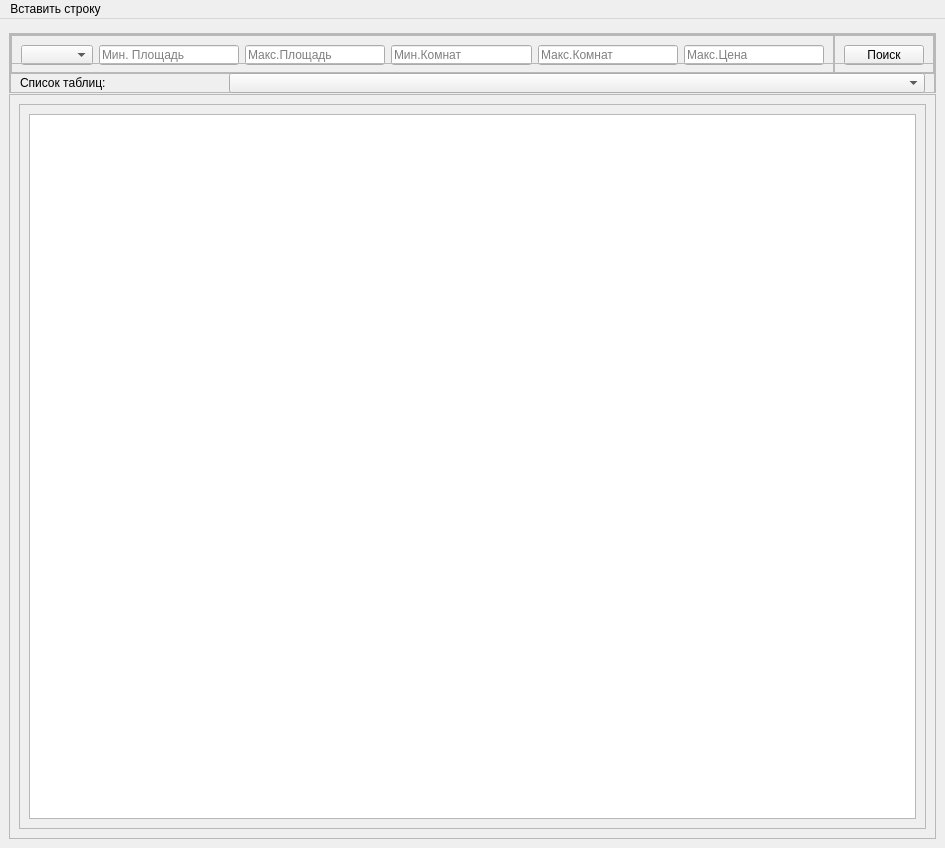
<?xml version="1.0" encoding="UTF-8"?>
<ui version="4.0">
 <class>MainWindow</class>
 <widget class="QMainWindow" name="MainWindow">
  <property name="geometry">
   <rect>
    <x>0</x>
    <y>0</y>
    <width>945</width>
    <height>848</height>
   </rect>
  </property>
  <property name="minimumSize">
   <size>
    <width>700</width>
    <height>0</height>
   </size>
  </property>
  <property name="windowTitle">
   <string>Поиск Недвижимости</string>
  </property>
  <property name="windowIcon">
   <iconset>
    <normaloff>res/icon.png</normaloff>res/icon.png</iconset>
  </property>
  <property name="styleSheet">
   <string notr="true"/>
  </property>
  <widget class="QWidget" name="centralwidget">
   <layout class="QVBoxLayout" name="verticalLayout">
    <item>
     <widget class="QFrame" name="header">
      <property name="minimumSize">
       <size>
        <width>0</width>
        <height>60</height>
       </size>
      </property>
      <property name="maximumSize">
       <size>
        <width>16777215</width>
        <height>50</height>
       </size>
      </property>
      <property name="styleSheet">
       <string notr="true"/>
      </property>
      <property name="frameShape">
       <enum>QFrame::StyledPanel</enum>
      </property>
      <property name="frameShadow">
       <enum>QFrame::Raised</enum>
      </property>
      <layout class="QVBoxLayout" name="verticalLayout_3">
       <property name="spacing">
        <number>0</number>
       </property>
       <property name="leftMargin">
        <number>0</number>
       </property>
       <property name="topMargin">
        <number>0</number>
       </property>
       <property name="rightMargin">
        <number>0</number>
       </property>
       <property name="bottomMargin">
        <number>0</number>
       </property>
       <item>
        <widget class="QFrame" name="frame_2">
         <property name="minimumSize">
          <size>
           <width>0</width>
           <height>40</height>
          </size>
         </property>
         <property name="frameShape">
          <enum>QFrame::StyledPanel</enum>
         </property>
         <property name="frameShadow">
          <enum>QFrame::Raised</enum>
         </property>
         <layout class="QHBoxLayout" name="horizontalLayout_2" stretch="0,0">
          <property name="spacing">
           <number>0</number>
          </property>
          <property name="leftMargin">
           <number>0</number>
          </property>
          <property name="topMargin">
           <number>0</number>
          </property>
          <property name="rightMargin">
           <number>0</number>
          </property>
          <property name="bottomMargin">
           <number>0</number>
          </property>
          <item>
           <widget class="QFrame" name="search">
            <property name="sizePolicy">
             <sizepolicy hsizetype="Preferred" vsizetype="Expanding">
              <horstretch>0</horstretch>
              <verstretch>0</verstretch>
             </sizepolicy>
            </property>
            <property name="frameShape">
             <enum>QFrame::StyledPanel</enum>
            </property>
            <property name="frameShadow">
             <enum>QFrame::Raised</enum>
            </property>
            <layout class="QHBoxLayout" name="horizontalLayout_3">
             <item>
              <widget class="QComboBox" name="cityComboBox">
               <property name="minimumSize">
                <size>
                 <width>0</width>
                 <height>20</height>
                </size>
               </property>
              </widget>
             </item>
             <item>
              <widget class="QLineEdit" name="minAreaLineEdit">
               <property name="minimumSize">
                <size>
                 <width>0</width>
                 <height>20</height>
                </size>
               </property>
               <property name="maximumSize">
                <size>
                 <width>16777215</width>
                 <height>16777215</height>
                </size>
               </property>
               <property name="inputMask">
                <string/>
               </property>
               <property name="text">
                <string/>
               </property>
               <property name="placeholderText">
                <string>Мин. Площадь</string>
               </property>
              </widget>
             </item>
             <item>
              <widget class="QLineEdit" name="maxAreaLineEdit">
               <property name="minimumSize">
                <size>
                 <width>0</width>
                 <height>20</height>
                </size>
               </property>
               <property name="maximumSize">
                <size>
                 <width>16777215</width>
                 <height>16777215</height>
                </size>
               </property>
               <property name="placeholderText">
                <string>Макс.Площадь</string>
               </property>
              </widget>
             </item>
             <item>
              <widget class="QLineEdit" name="minRoomsLineEdit">
               <property name="minimumSize">
                <size>
                 <width>0</width>
                 <height>20</height>
                </size>
               </property>
               <property name="maximumSize">
                <size>
                 <width>16777215</width>
                 <height>16777215</height>
                </size>
               </property>
               <property name="placeholderText">
                <string>Мин.Комнат</string>
               </property>
              </widget>
             </item>
             <item>
              <widget class="QLineEdit" name="maxRoomsLineEdit">
               <property name="minimumSize">
                <size>
                 <width>0</width>
                 <height>20</height>
                </size>
               </property>
               <property name="maximumSize">
                <size>
                 <width>16777215</width>
                 <height>16777215</height>
                </size>
               </property>
               <property name="placeholderText">
                <string>Макс.Комнат</string>
               </property>
              </widget>
             </item>
             <item>
              <widget class="QLineEdit" name="maxPriceLineEdit">
               <property name="minimumSize">
                <size>
                 <width>0</width>
                 <height>20</height>
                </size>
               </property>
               <property name="maximumSize">
                <size>
                 <width>16777215</width>
                 <height>16777215</height>
                </size>
               </property>
               <property name="placeholderText">
                <string>Макс.Цена</string>
               </property>
              </widget>
             </item>
            </layout>
           </widget>
          </item>
          <item>
           <widget class="QFrame" name="frame_3">
            <property name="frameShape">
             <enum>QFrame::StyledPanel</enum>
            </property>
            <property name="frameShadow">
             <enum>QFrame::Raised</enum>
            </property>
            <layout class="QHBoxLayout" name="horizontalLayout_4">
             <item>
              <widget class="QPushButton" name="searchButton">
               <property name="minimumSize">
                <size>
                 <width>50</width>
                 <height>20</height>
                </size>
               </property>
               <property name="maximumSize">
                <size>
                 <width>16777215</width>
                 <height>16777215</height>
                </size>
               </property>
               <property name="text">
                <string>Поиск</string>
               </property>
              </widget>
             </item>
            </layout>
           </widget>
          </item>
         </layout>
        </widget>
       </item>
       <item>
        <widget class="QFrame" name="frame_4">
         <property name="minimumSize">
          <size>
           <width>0</width>
           <height>40</height>
          </size>
         </property>
         <property name="frameShape">
          <enum>QFrame::StyledPanel</enum>
         </property>
         <property name="frameShadow">
          <enum>QFrame::Raised</enum>
         </property>
         <layout class="QHBoxLayout" name="horizontalLayout_7">
          <property name="spacing">
           <number>9</number>
          </property>
          <property name="leftMargin">
           <number>9</number>
          </property>
          <property name="topMargin">
           <number>9</number>
          </property>
          <property name="rightMargin">
           <number>9</number>
          </property>
          <property name="bottomMargin">
           <number>9</number>
          </property>
          <item>
           <widget class="QLabel" name="label">
            <property name="maximumSize">
             <size>
              <width>200</width>
              <height>16777215</height>
             </size>
            </property>
            <property name="text">
             <string>Список таблиц:</string>
            </property>
           </widget>
          </item>
          <item>
           <widget class="QComboBox" name="tableComboBox"/>
          </item>
         </layout>
        </widget>
       </item>
      </layout>
     </widget>
    </item>
    <item>
     <widget class="QFrame" name="frame">
      <property name="sizePolicy">
       <sizepolicy hsizetype="Preferred" vsizetype="Expanding">
        <horstretch>0</horstretch>
        <verstretch>0</verstretch>
       </sizepolicy>
      </property>
      <property name="frameShape">
       <enum>QFrame::StyledPanel</enum>
      </property>
      <property name="frameShadow">
       <enum>QFrame::Raised</enum>
      </property>
      <layout class="QHBoxLayout" name="horizontalLayout">
       <property name="leftMargin">
        <number>9</number>
       </property>
       <property name="topMargin">
        <number>9</number>
       </property>
       <property name="rightMargin">
        <number>9</number>
       </property>
       <property name="bottomMargin">
        <number>9</number>
       </property>
       <item>
        <widget class="QFrame" name="main">
         <property name="frameShape">
          <enum>QFrame::StyledPanel</enum>
         </property>
         <property name="frameShadow">
          <enum>QFrame::Raised</enum>
         </property>
         <layout class="QHBoxLayout" name="horizontalLayout_5">
          <item>
           <layout class="QGridLayout" name="gridLayout">
            <item row="0" column="0">
             <widget class="QTableView" name="tableView">
              <property name="sizeAdjustPolicy">
               <enum>QAbstractScrollArea::AdjustToContents</enum>
              </property>
              <property name="selectionMode">
               <enum>QAbstractItemView::ExtendedSelection</enum>
              </property>
              <property name="sortingEnabled">
               <bool>true</bool>
              </property>
              <attribute name="horizontalHeaderCascadingSectionResizes">
               <bool>true</bool>
              </attribute>
              <attribute name="verticalHeaderCascadingSectionResizes">
               <bool>true</bool>
              </attribute>
             </widget>
            </item>
           </layout>
          </item>
         </layout>
        </widget>
       </item>
      </layout>
     </widget>
    </item>
   </layout>
  </widget>
  <widget class="QMenuBar" name="menuBar">
   <property name="geometry">
    <rect>
     <x>0</x>
     <y>0</y>
     <width>945</width>
     <height>21</height>
    </rect>
   </property>
   <widget class="QMenu" name="menu">
    <property name="title">
     <string>Вставить строку</string>
    </property>
    <addaction name="action_2"/>
    <addaction name="action_4"/>
    <addaction name="action_3"/>
   </widget>
   <addaction name="menu"/>
  </widget>
  <action name="action_2">
   <property name="text">
    <string>Вставить</string>
   </property>
  </action>
  <action name="action_3">
   <property name="text">
    <string>Удалить</string>
   </property>
  </action>
  <action name="action_4">
   <property name="text">
    <string>Сохранить</string>
   </property>
  </action>
 </widget>
 <resources>
  <include location="res/icons.qrc"/>
 </resources>
 <connections/>
</ui>
